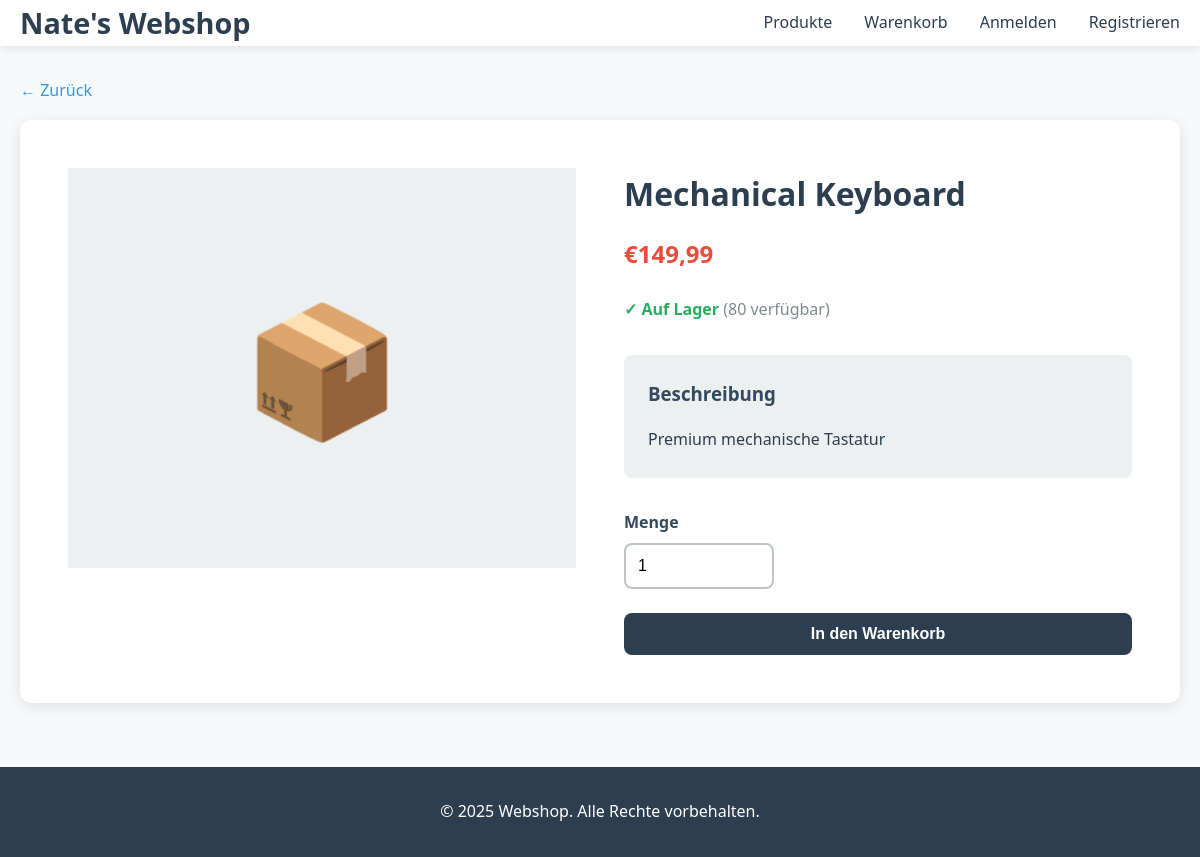
Page /View/product.php?id=3 on the committed database.
### tables this page shows
CREATE TABLE IF NOT EXISTS products (
    id INT AUTO_INCREMENT PRIMARY KEY,
    name VARCHAR(100) NOT NULL,
    description TEXT,
    price DECIMAL(10, 2) NOT NULL,
    stock INT DEFAULT 0,
    image VARCHAR(255),
    created_at TIMESTAMP DEFAULT CURRENT_TIMESTAMP
);

### Controller/config.php (called while the page is built, shortened)
<?php
function isLoggedIn()
{
    return isset($_SESSION['user_id']);
}

### View/product.php (the view, shortened to what this page needs)
<?php
require_once __DIR__ . '/../Controller/config.php';
require_once __DIR__ . '/../Controller/auth.php';
$product_id = isset($_GET['id']) ? (int)$_GET['id'] : 0;
$stmt = $pdo->prepare("SELECT * FROM products WHERE id = ?");
$stmt->execute([$product_id]);
$product = $stmt->fetch();
?>
<!DOCTYPE html>
<html lang="de">
<head>
    <link rel="stylesheet" href="style.css">
</head>
<body>
<header>
    <nav class="container">
        <a href="index.php" class="logo">Nate's Webshop</a>
        <ul class="nav-links">
            <li><a href="index.php">Produkte</a></li>
            <li><a href="cart.php">Warenkorb <?php if (getCartCount() > 0): ?><span class="cart-badge"><?= getCartCount() ?></span><?php endif; ?></a></li>
            <?php if (isLoggedIn()): ?>
                <li><a href="profile.php">Profil</a></li>
                <?php if (isAdmin()): ?>
                    <li><a href="admin.php">Admin</a></li>
                <?php endif; ?>
                <li><a href="#" onclick="event.preventDefault(); document.getElementById('logoutForm').submit();">Abmelden</a></li>
            <?php else: ?>
                <li><a href="#" onclick="showLoginModal()">Anmelden</a></li>
                <li><a href="#" onclick="showRegisterModal()">Registrieren</a></li>
            <?php endif; ?>
        </ul>
    </nav>
</header>
<main>
    <div class="container" style="margin-top: 2rem;">
        <a href="index.php" style="display: inline-block; margin-bottom: 1rem; color: var(--secondary); text-decoration: none;">← Zurück</a>
        <div class="product-detail-layout">
            <div>
                <div class="product-image product-detail-image">📦</div>
            </div>
            <div>
                <h1 style="color: var(--primary); margin-bottom: 1rem;"><?= htmlspecialchars($product['name']) ?></h1>
                <div class="product-price" style="margin-bottom: 1.5rem;">€<?= number_format($product['price'], 2, ',', '.') ?></div>
                <div class="product-stock" style="font-size: 1rem; margin-bottom: 2rem;">
                    <?php if ($product['stock'] > 0): ?>
                        <span style="color: var(--success); font-weight: 600;">✓ Auf Lager</span>
                        <span class="text-muted">(<?= $product['stock'] ?> verfügbar)</span>
                    <?php else: ?>
                        <span style="color: var(--accent); font-weight: 600;">✗ Nicht verfügbar</span>
                    <?php endif; ?>
                </div>
                <div style="margin-bottom: 2rem; padding: 1.5rem; background: var(--light); border-radius: 8px;">
                    <h3 style="margin-bottom: 1rem; color: var(--dark);">Beschreibung</h3>
                    <p style="line-height: 1.8;"><?= nl2br(htmlspecialchars($product['description'])) ?></p>
                </div>
                <?php if ($product['stock'] > 0): ?>
                    <form method="POST" action="index.php">
                        <div class="form-group">
                            <label>Menge</label>
                            <input type="number" name="quantity" class="form-control" value="1" min="1" max="<?= $product['stock'] ?>" style="max-width: 150px;">
                        </div>
                        <button type="submit" name="add_to_cart" class="btn btn-primary btn-block">In den Warenkorb</button>
                    </form>
                <?php else: ?>
                    <div class="alert alert-error">
                        Dieses Produkt ist derzeit nicht verfügbar.
                    </div>
                <?php endif; ?>
            </div>
        </div>
    </div>
</main>
<footer>
    <div class="container">
        <p>&copy; 2025 Webshop. Alle Rechte vorbehalten.</p>
    </div>
</footer>
</body>
</html>

### View/style.css (style rules this page uses)
* { margin: 0; padding: 0; box-sizing: border-box; }
:root { --primary: #2c3e50; --secondary: #3498db; --accent: #e74c3c; --success: #27ae60; --warning: #f39c12; --light: #ecf0f1; --dark: #34495e; --text: #2c3e50; --border: #bdc3c7; --shadow: rgba(0, 0, 0, 0.1); }
body { font-family: 'Segoe UI', Tahoma, Geneva, Verdana, sans-serif; line-height: 1.6; color: var(--text); background: #f8f9fa; }
.container { max-width: 1200px; margin: 0 auto; padding: 0 20px; }
header { background: white; box-shadow: 0 2px 10px var(--shadow); position: sticky; top: 0; z-index: 1000; }
nav { display: flex; justify-content: space-between; align-items: center; padding: 1rem 0; }
.logo { font-size: 1.8rem; font-weight: 700; color: var(--primary); text-decoration: none; }
.nav-links { display: flex; gap: 2rem; list-style: none; align-items: center; }
.nav-links a { color: var(--text); text-decoration: none; transition: color 0.3s; font-weight: 500; }
.form-group { margin-bottom: 1.5rem; }
.form-group label { display: block; margin-bottom: 0.5rem; font-weight: 600; color: var(--dark); }
.form-control { width: 100%; padding: 0.75rem; border: 2px solid var(--border); border-radius: 8px; font-size: 1rem; transition: border-color 0.3s; }
.btn { padding: 0.75rem 1.5rem; border: none; border-radius: 8px; font-size: 1rem; font-weight: 600; cursor: pointer; transition: all 0.3s; text-decoration: none; display: inline-block; text-align: center; }
.btn-primary { background: var(--primary); color: white; }
.btn-block { width: 100%; }
.product-image { width: 100%; height: 200px; object-fit: cover; background: var(--light); display: flex; align-items: center; justify-content: center; font-size: 3rem; color: var(--border); }
.product-price { font-size: 1.5rem; font-weight: 700; color: var(--accent); margin-bottom: 1rem; }
.product-stock { font-size: 0.85rem; color: var(--success); margin-bottom: 1rem; }
footer { background: var(--primary); color: white; padding: 2rem 0; margin-top: 4rem; text-align: center; }
.product-detail-layout { display: grid; grid-template-columns: 1fr 1fr; gap: 3rem; background: white; padding: 3rem; border-radius: 12px; box-shadow: 0 4px 15px var(--shadow); }
.product-detail-image { height: 400px; font-size: 8rem; }
.text-muted { color: #7f8c8d; }

### rows in the picture
products: name "Mechanical Keyboard", price "149,99", stock "80", description "Premium mechanische Tastatur"
